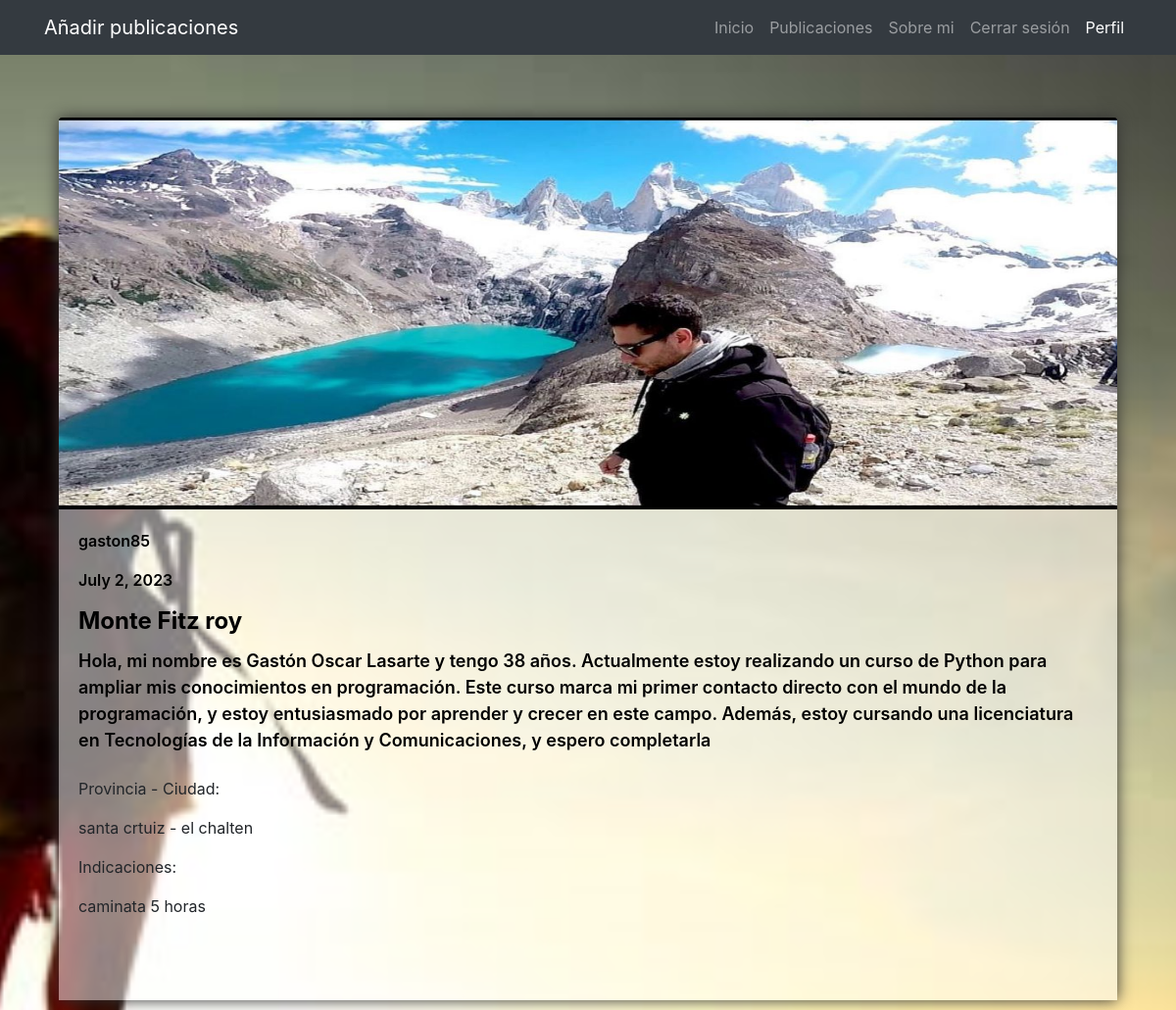
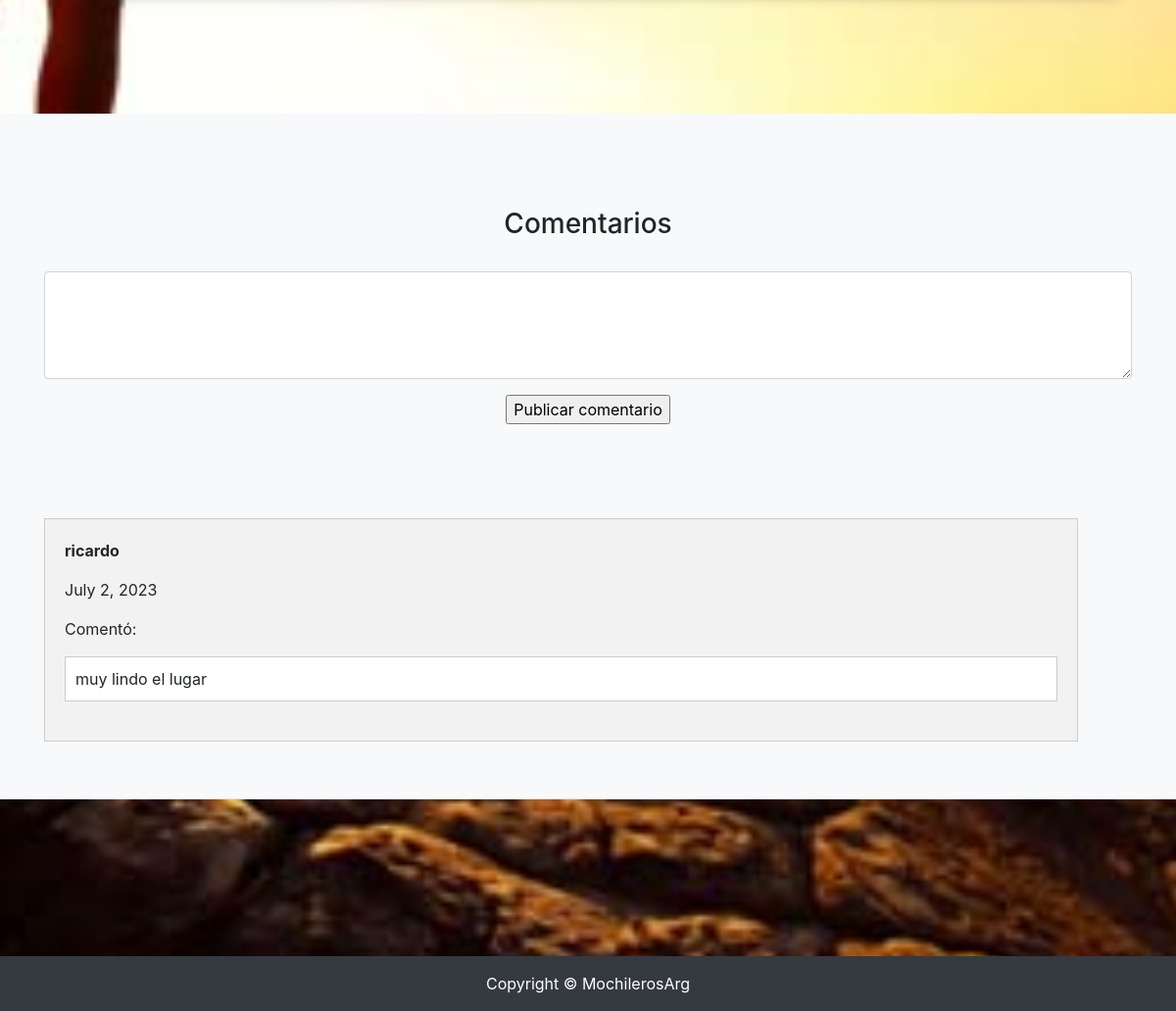
Screenshot of /BlogFinal/post/5 (signed in) with the database file from the repository (2 pictures, top to bottom).
### BlogFinal/models.py (models this page shows)
class Publicacion(models.Model):
    autor = models.ForeignKey(User, on_delete= models.CASCADE, default=1)
    titulo = models.CharField(max_length=25)
    fecha = models.DateField(auto_now_add= True)
    imagen = models.ImageField(upload_to='publicaciones/', default= 'imagen')
    descripcion = models.CharField(max_length=400)
    provincia = models.CharField(max_length=15)
    ciudad = models.CharField(max_length=20)
    indicaciones = models.CharField(max_length=200)

class Comentario(models.Model):
    comentario = models.CharField(max_length=200)
    fecha = models.DateField(auto_now_add= True)
    autor = models.ForeignKey(User, on_delete= models.CASCADE, default=1)
    publi = models.CharField(max_length=25)

### BlogFinal/views.py (the view, shortened to what this page needs)
# urls.py: path('post/<int:pk>', views.verPost, name="verPost"),
@login_required
def verPost(request, pk):
    post = Publicacion.objects.get(id=pk)
    usuario = (User.objects.get(username = request.user))
    comentarios = Comentario.objects.all()
    miFormulario = comentariosFormulario()
    contexto = {'post': post, 'usuario' : usuario ,'miFormulario' : miFormulario, "comentarios" : comentarios}
    return render(request, "BlogFinal/verPost.html", contexto)

### BlogFinal/forms.py
class comentariosFormulario(forms.Form):
    comentario = forms.CharField(max_length=200, label="" ,widget=forms.Textarea(attrs={'class': 'form-control', 'rows': '4'}))

### BlogFinal/templates/BlogFinal/verPost.html (shortened to what this page needs)
{% extends 'BlogFinal/padre.html'%}
{% load static %}
{% block contenidoQueCambia %}
<br>
<br>
<br>
<br>
<br>
<div class="container">
    <div class="col-lg-12">
        <div class="my-elements">
           <a href="#!"><img class="card-img-top" src="{{post.imagen.url}}" height="400px" alt="..." /></a>
           <div class="card-body">
                        <div class="fecha-autor"><p>{{ post.autor }}</p>
                        <p>{{ post.fecha }}</p></div>
                        <div class="titulo" > <h2 class="card-title h4"><b>{{ post.titulo }}</b></h2></div>
                       <div class="description"><p class="card-text">{{ post.descripcion }}</p></div>
<br>                    <p> Provincia - Ciudad:<div class="card-text"><p class="card-text">{{ post.provincia }} - {{ post.ciudad }}</p></div></p>
                        <p> Indicaciones:<div class="card-text"><p class="card-text">{{ post.indicaciones }}</p></div></p>
                            <br>
                            <br>
                         </div>
                    </div>
    </div>
</div>
<br>
<br>
<br>
<br>
<header class="py-5 bg-light border-bottom mb-4">
    <div class="container">
        <div class="text-center my-5">
            <h3>Comentarios</h3> <br>
            <form method="POST" enctype="multipart/form-data">{% csrf_token %}
                {{miFormulario.as_p}}
                <input type='submit' value="Publicar comentario">
                <br>    <br>    <br>
</form>
        </div>
    {% for comentario in comentarios %}
{% if comentario.publi == post.titulo %}
    <div class="comments-box">
        <div class="comment">
          <p class="username">{{ comentario.autor }} </p>
          <p>{{ comentario.fecha }}</p>
          <p>Comentó:</p>
          <p class="comment-text">{{ comentario.comentario }}</p>
        </div>
    </div>
    {% endif %}
{% endfor %}
</div>
</header>
<br>
<br>
<br>
<br><br>
<br>
<br>
<br>
{% endblock %}

### static/css/styles3.css (style rules this page uses)
body { background-image: url(/static/assets/img/login.svg.png); background-size: cover; background-position: center; height: 100%; width: 100%; }
.my-elements { box-shadow: 0px 0px 15px #333; margin-bottom: 30px; overflow: hidden; }
.fecha-autor { color: #000000; font-size: medium; font-weight: 600; }
.titulo { color: #000000; font-size: xx-large; font-weight: 600; }
.description { color: #000000; font-weight: 600; font-size: large; }
.card-body { flex: 1 1 auto; padding: 0.5rem 1rem; background-color: rgba(255, 255, 255, 0.5); }

### BlogFinal/templates/BlogFinal/verPost.html (style rules this page uses)
.comments-box { width: 95%; padding: 20px; background-color: #f2f2f2; border: 1px solid #ccc; margin: 10px 0; }
.comment { margin-bottom: 20px; }
.username { font-weight: bold; }
.comment-text { padding: 10px; background-color: #fff; border: 1px solid #ccc; }

### rows the page displays
Publicacion: imagen (picture), autor "gaston85", fecha "July 2, 2023", titulo "Monte Fitz roy", descripcion "Hola, mi nombre es Gastón Oscar Lasarte y tengo 38 años. Actualmente estoy realizando un curso de Python para ampliar mis conocimientos en programación. Este curso marca mi primer contacto directo con el mundo de la programación, y estoy entusiasmado por aprender y crecer en este campo. Además, estoy cursando una licenciatura en Tecnologías de la Información y Comunicaciones, y espero completarla", provincia "santa crtuiz", ciudad "el chalten", indicaciones "caminata 5 horas"
Comentario: autor "ricardo", fecha "July 2, 2023", comentario "muy lindo el lugar"
